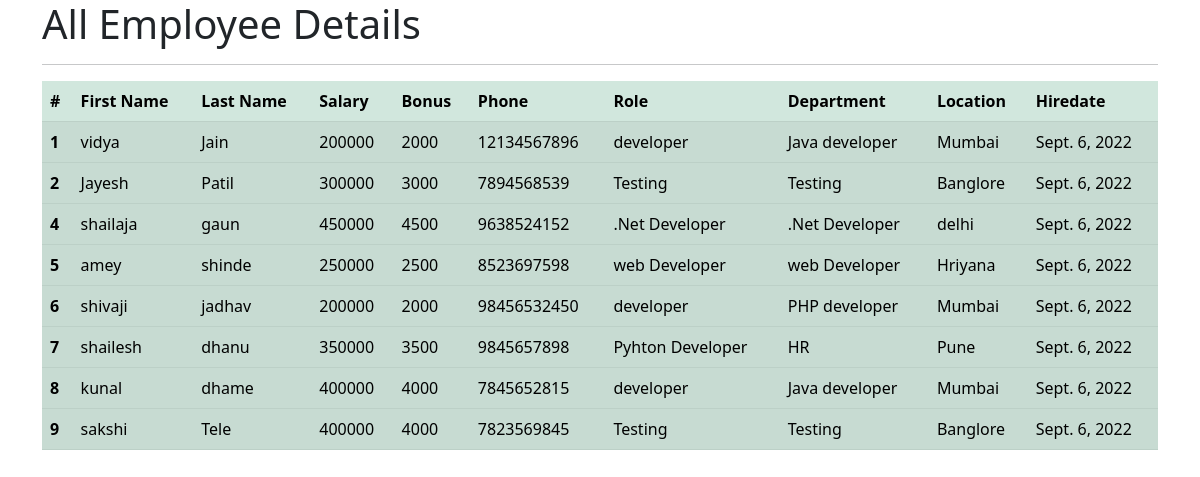
The app's page /all_emp with its own data.
### emp_app/models.py (models this page shows, shortened)
class Employee(models.Model):
  first_name = models.CharField(max_length=100)
  last_name = models.CharField(max_length=100)
  dept = models.ForeignKey(Department, on_delete=models.CASCADE)
  salary = models.IntegerField(default=0)
  bonus = models.IntegerField(default=0)
  role = models.ForeignKey(Role, on_delete=models.CASCADE)
  phone = models.IntegerField(default=0)
  hire_date = models.DateField()
  def __str__(self):
    return "%s %s %s" %(self.first_name, self.last_name, self.phone)

class Role(models.Model):
 name = models.CharField(max_length=100, null=False)

class Department(models.Model):
  name = models.CharField(max_length=100, null=False)
  location = models.CharField(max_length=100)

### emp_app/views.py (the view)
# urls.py: path('all_emp',views.all_emp, name = 'all_emp'),
def all_emp(request):
  emps = Employee.objects.all()
  context = {
    'emps' : emps
  }
  print(context)
  return render(request,'view_all_emp.html',context)

### emp_app/templates/view_all_emp.html (shortened to what this page needs)
<!DOCTYPE html>
<html lang="en">
  <head>
    <link
      href="https://cdn.jsdelivr.net/npm/bootstrap@5.2.0-beta1/dist/css/bootstrap.min.css"
      rel="stylesheet"
    />
  </head>
  <body>
    <div class="container">
      <h1>All Employee Details</h1>
      <hr />
      <table class="table table-success table-striped">
        <thead>
          <tr>
            <th scope="col">#</th>
            <th scope="col">First Name</th>
            <th scope="col">Last Name</th>
            <th scope="col">Salary</th>
            <th scope="col">Bonus</th>
            <th scope="col">Phone</th>
            <th scope="col">Role</th>
            <th scope="col">Department</th>
            <th scope="col">Location</th>
            <th scope="col">Hiredate</th>
          </tr>
        </thead>
        {% for emp in emps %}
        <tbody>
          <tr>
            <th scope="row">{{emp.id}}</th>
            <td>{{emp.first_name}}</td>
            <td>{{emp.last_name}}</td>
            <td>{{emp.salary}}</td>
            <td>{{emp.bonus}}</td>
            <td>{{emp.phone}}</td>
            <td>{{emp.role.name}}</td>
            <td>{{emp.dept.name}}</td>
            <td>{{emp.dept.location}}</td>
            <td>{{emp.hire_date}}</td>
          </tr>
        </tbody>
        {% endfor %}
      </table>
    </div>
  </body>
</html>

### records on screen
Employee: id "1", first_name "vidya", last_name "Jain", salary "200000", bonus "2000", phone "12134567896", role.name "developer", dept.name "Java developer", dept.location "Mumbai", hire_date "Sept. 6, 2022"
Employee: id "2", first_name "Jayesh", last_name "Patil", salary "300000", bonus "3000", phone "7894568539", role.name "Testing", dept.name "Testing", dept.location "Banglore", hire_date "Sept. 6, 2022"
Employee: id "4", first_name "shailaja", last_name "gaun", salary "450000", bonus "4500", phone "9638524152", role.name ".Net Developer", dept.name ".Net Developer", dept.location "delhi", hire_date "Sept. 6, 2022"
Employee: id "5", first_name "amey", last_name "shinde", salary "250000", bonus "2500", phone "8523697598", role.name "web Developer", dept.name "web Developer", dept.location "Hriyana", hire_date "Sept. 6, 2022"
Employee: id "6", first_name "shivaji", last_name "jadhav", salary "200000", bonus "2000", phone "98456532450", role.name "developer", dept.name "PHP developer", dept.location "Mumbai", hire_date "Sept. 6, 2022"
Employee: id "7", first_name "shailesh", last_name "dhanu", salary "350000", bonus "3500", phone "9845657898", role.name "Pyhton Developer", dept.name "HR", dept.location "Pune", hire_date "Sept. 6, 2022"
Employee: id "8", first_name "kunal", last_name "dhame", salary "400000", bonus "4000", phone "7845652815", role.name "developer", dept.name "Java developer", dept.location "Mumbai", hire_date "Sept. 6, 2022"
Employee: id "9", first_name "sakshi", last_name "Tele", salary "400000", bonus "4000", phone "7823569845", role.name "Testing", dept.name "Testing", dept.location "Banglore", hire_date "Sept. 6, 2022"
